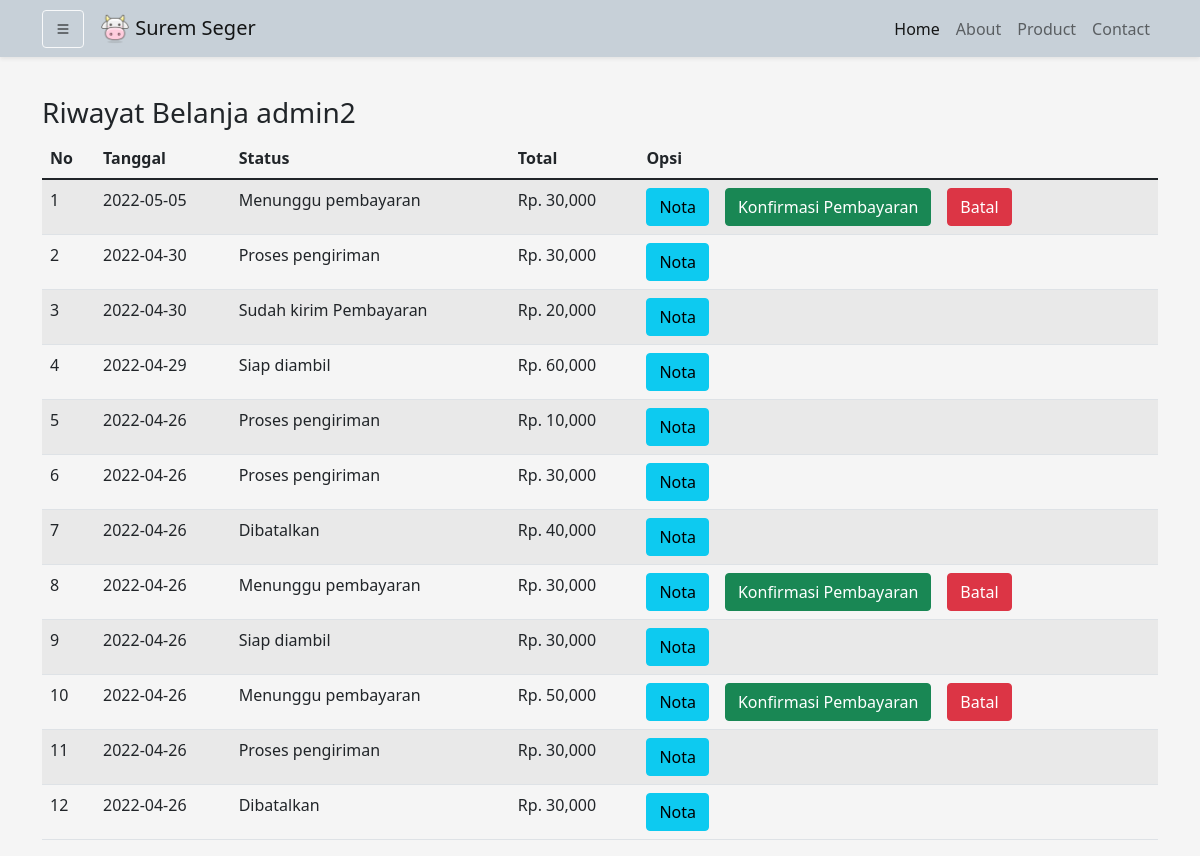
/User/riwayat.php (signed in), run on the app's committed database.
### tables this page shows
CREATE TABLE `pembelian` (
  `id_pembelian` int(11) NOT NULL,
  `id_user` int(11) NOT NULL,
  `tanggal_pembelian` date NOT NULL,
  `total_pembelian` int(11) NOT NULL,
  `opsi_pengiriman` varchar(30) NOT NULL,
  `opsi_pembayaran` varchar(30) NOT NULL,
  `alamat_pengiriman` text NOT NULL,
  `status_pembelian` varchar(50) NOT NULL,
  `status_terima` varchar(50) NOT NULL
);

### functions.php (called while the page is built, shortened)
<?php
$conn = mysqli_connect("localhost", "root", "", "db_suremseger");
function query($query)
{
    global $conn;
    $result = mysqli_query($conn, $query);
    $rows = [];
    while ($row = mysqli_fetch_assoc($result)) {
        $rows[] = $row;
    }
    return $rows;
}

### User/riwayat.php (the view, shortened to what this page needs)
<?php
require_once('../functions.php');
?>
<!DOCTYPE html>
<html lang="en">
<head>
    <link href="https://cdn.jsdelivr.net/npm/bootstrap@5.1.3/dist/css/bootstrap.min.css" rel="stylesheet" />
    <link rel="stylesheet" href="https://cdn.jsdelivr.net/npm/bootstrap-icons@1.8.1/font/bootstrap-icons.css" />
    <link rel="stylesheet" href="../style.css" />
</head>
<body>
    <?php include 'nav_sidebar.php'; ?>
    <section class="riwayat">
        <div class="container">
            <h3>Riwayat Belanja <?= $_SESSION['user']['namalengkap']; ?></h3>
            <table class="table table-striped table=hover">
                <thead>
                    <tr>
                        <th>No</th>
                        <th>Tanggal</th>
                        <th>Status</th>
                        <th>Total</th>
                        <th>Opsi</th>
                    </tr>
                </thead>
                <tbody>
                    <?php
                    $i = 1;
                    $id_pelanggan = $_SESSION['user']['id'];
                    $ambil = query("SELECT * FROM pembelian WHERE id_user = '$id_pelanggan' ORDER BY id_pembelian DESC");
                    foreach ($ambil as $pecah) :
                    ?>
                        <tr>
                            <td><?= $i; ?></td>
                            <td><?= $pecah['tanggal_pembelian']; ?></td>
                            <td>
                                <?= $pecah['status_pembelian']; ?> <br>
                            </td>
                            <td>Rp. <?= number_format($pecah['total_pembelian']); ?></td>
                            <td class="d-flex">
                                <a href="nota.php?id=<?= $pecah['id_pembelian']; ?>" class="btn btn-info">Nota</a>
                                <?php if ($pecah['status_pembelian'] !== "Proses pembatalan") : ?>
                                    <?php if ($pecah['status_pembelian'] == "Menunggu pembayaran") : ?>
                                        <a href="pembayaran.php?id=<?= $pecah['id_pembelian']; ?>" class="btn btn-success ms-3">Konfirmasi Pembayaran</a>
                                        <a href="batal.php?id=<?= $pecah['id_pembelian']; ?>" class="btn btn-danger ms-3" onclick="return confirm('yakin untuk pembatalan?');">Batal</a>
                                    <?php endif; ?>
                                <?php endif; ?>
                            </td>
                        </tr>
                        <?php $i++ ?>
                    <?php endforeach; ?>
                </tbody>
            </table>
        </div>
    </section>
</body>
</html>

### style.css (style rules this page uses)
body { background-color: whitesmoke; }
section { padding-top: 6rem; }

### data on the page
pembelian: tanggal_pembelian "2022-05-05", status_pembelian "Menunggu pembayaran", total_pembelian "30,000"
pembelian: tanggal_pembelian "2022-04-30", status_pembelian "Proses pengiriman", total_pembelian "30,000"
pembelian: tanggal_pembelian "2022-04-30", status_pembelian "Sudah kirim Pembayaran", total_pembelian "20,000"
pembelian: tanggal_pembelian "2022-04-29", status_pembelian "Siap diambil", total_pembelian "60,000"
pembelian: tanggal_pembelian "2022-04-26", status_pembelian "Proses pengiriman", total_pembelian "10,000"
pembelian: tanggal_pembelian "2022-04-26", status_pembelian "Proses pengiriman", total_pembelian "30,000"
pembelian: tanggal_pembelian "2022-04-26", status_pembelian "Dibatalkan", total_pembelian "40,000"
pembelian: tanggal_pembelian "2022-04-26", status_pembelian "Menunggu pembayaran", total_pembelian "30,000"
pembelian: tanggal_pembelian "2022-04-26", status_pembelian "Siap diambil", total_pembelian "30,000"
pembelian: tanggal_pembelian "2022-04-26", status_pembelian "Menunggu pembayaran", total_pembelian "50,000"
pembelian: tanggal_pembelian "2022-04-26", status_pembelian "Proses pengiriman", total_pembelian "30,000"
pembelian: tanggal_pembelian "2022-04-26", status_pembelian "Dibatalkan", total_pembelian "30,000"

### other printed values
$_SESSION['user']['namalengkap'] "admin2"
